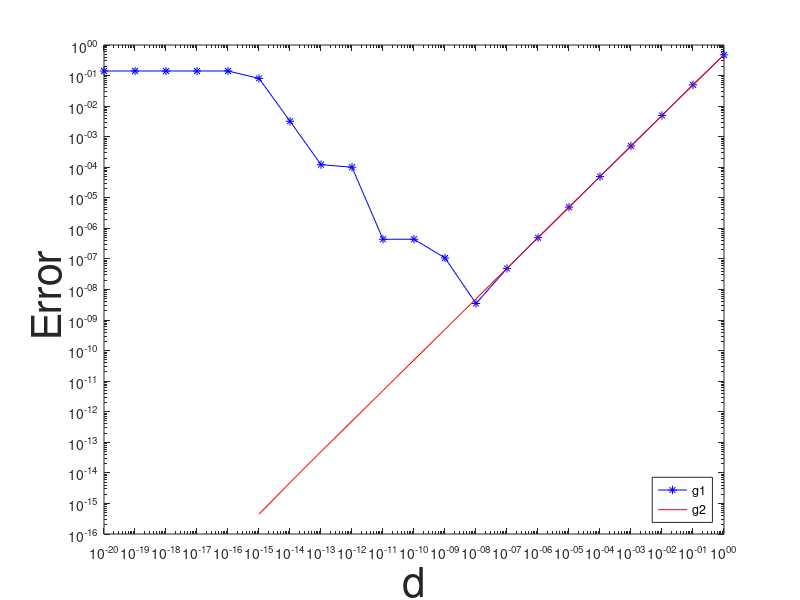

Reproduce this figure in MATLAB.

%%Prob-4: Chapter-2: Exercise-10 (Advanced Scientific Computing)
%%UID - u1014840
%%Name - Arnab Das

x0 = 3;
i = -20:1:0 ;
d = 10.^i ;

f1 = cos(x0 + d) - cos(x0) ;
f2 = -2*sin(x0 + d/2) .* sin(d/2) ;

g1 = abs(f1./d + sin(x0)) ;
g2 = abs(f2./d + sin(x0)) ;

loglog(d, g1, 'b-*');
hold on
loglog(d, g2, 'r-');

xlabel('d', 'FontSize',30);
ylabel('Error ', 'FontSize' , 30);

legend('g1', 'g2', 'Location', 'southeast')

delta = 10^-11 ;
g1_x_3 = abs((cos(x0 + delta) - cos(x0))/delta + sin(x0)) 
g2_x_3 = abs((-2*sin(x0 + delta/2)*sin(delta/2))/delta + sin(x0))  


disp('================= For g1 ======================');
fprintf('%8s %20s\n', '(h)' , '(g1)');
for j=1:length(d)
	fprintf('%8s %20s\n', num2str(d(j)), num2str(g1(j)));
end

disp('================= For g2 ======================');
fprintf('%8s %20s\n', '(h)' , '(g2)');
for j=1:length(d)
	fprintf('%8s %20s\n', num2str(d(j)), num2str(g2(j)));
end
